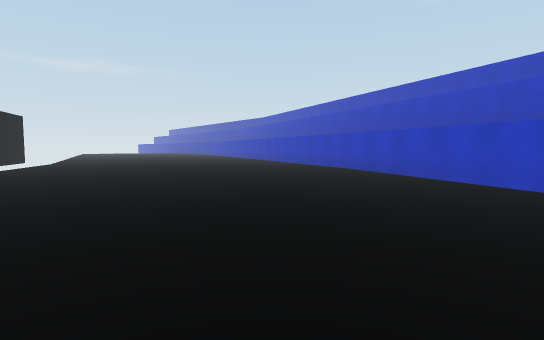
[1] (above)

17 first-person views from a walk through a scene from a Unity 3-D project. The camera is 1.2 m above the floor, tilts 4° down and sees 80° across. The floor is counted in squares, 2 m on a side. Each view is taken from the middle of a square. On the plan, view 1 faces up. The plan holds only what a view shows up to about 10 squares ahead; the rest is blank. The place goes on beyond the plan. The player is left out. Some animated figures are not drawn.

[2]
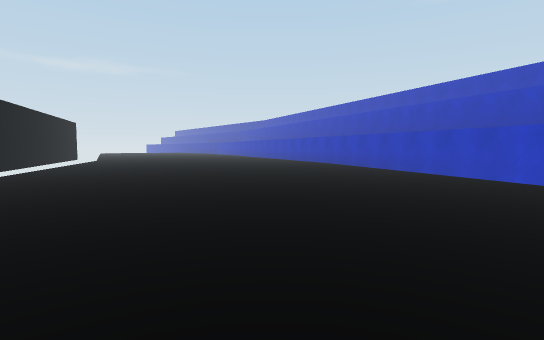

[3]
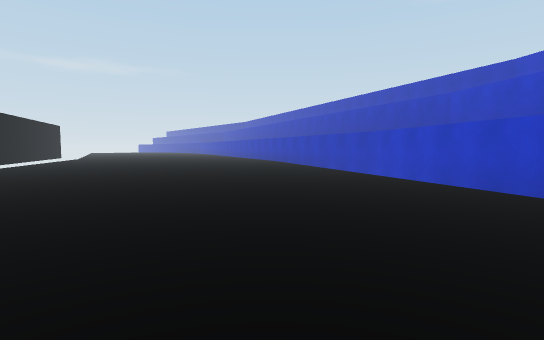

[4]
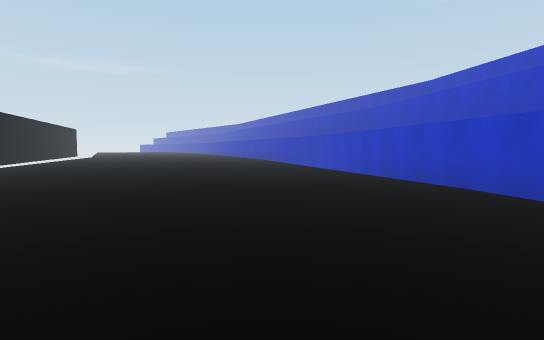

[5]
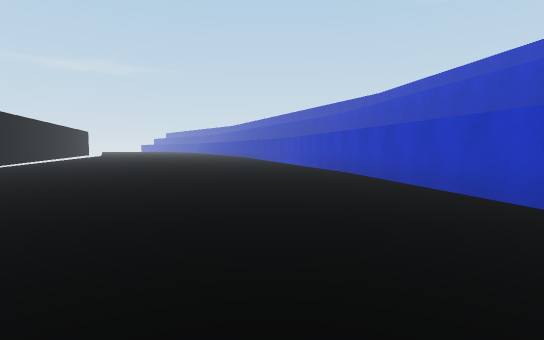

[6]
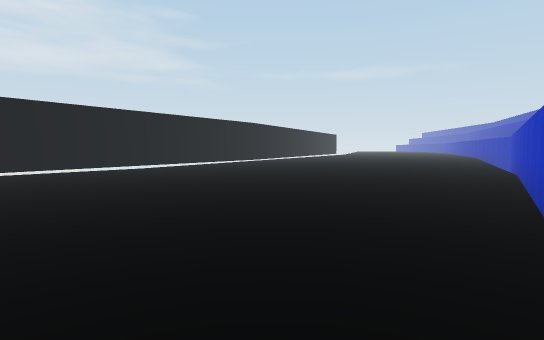

[7]
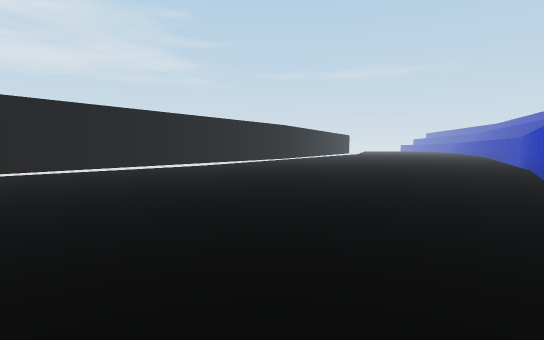

[8]
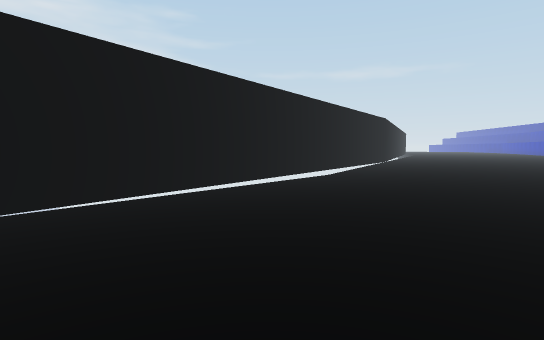

[9]
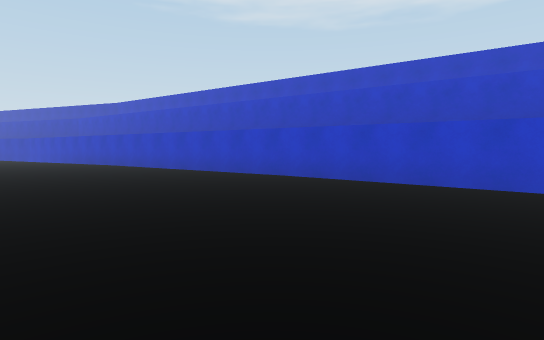

[10]
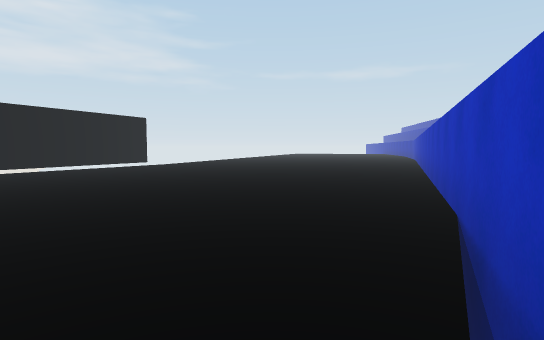

[11]
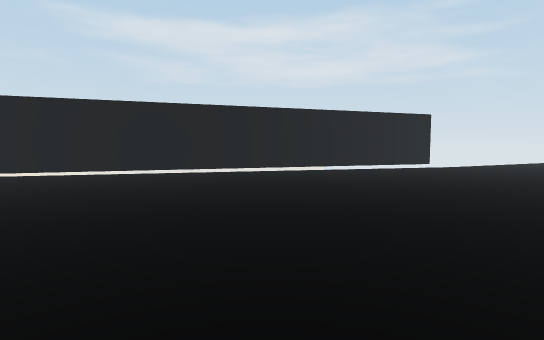

[12]
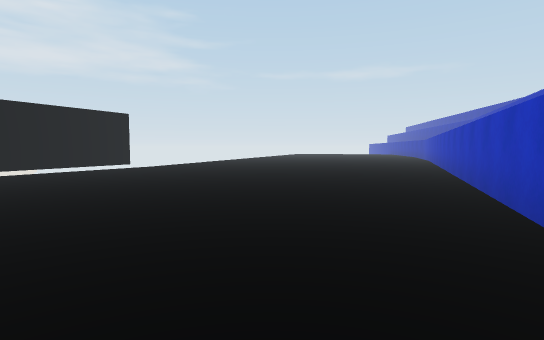

[13]
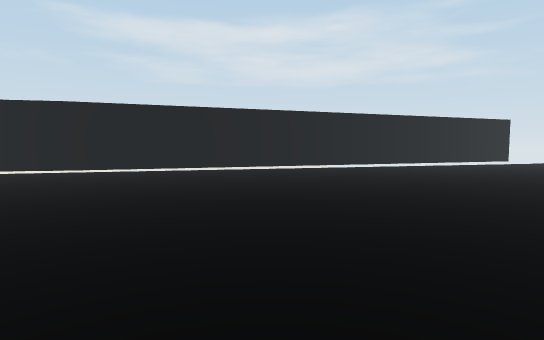

[14]
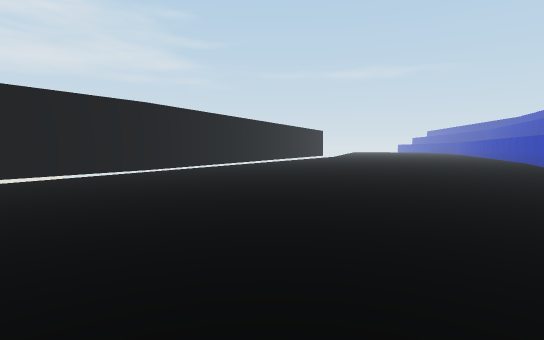

[15]
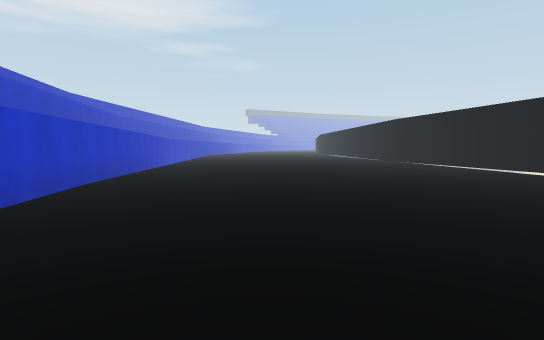

[16]
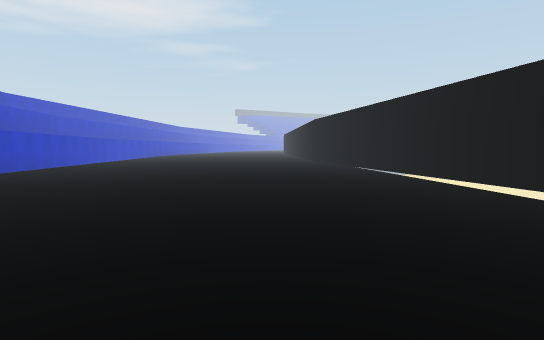

[17]
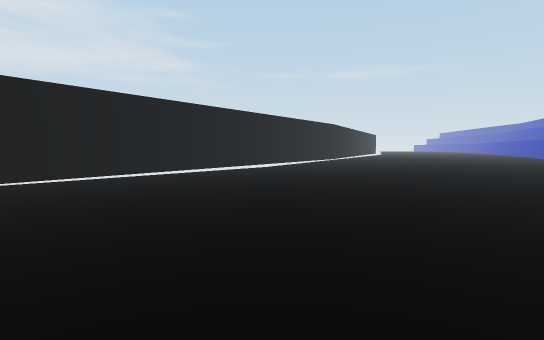

### Floor plan
Points are (right, up) in squares from view 1. A wall is a line through its corners. A room is listed if a view was taken in it or the views show most of it. See-through windows are left out.
Room 1 (views 1, 2, 3, 4, 5, 6, 7, 8, 9, 10, 11, 12, 13, 14, 15, 16, 17)
walls: (-3.5, -2.6) (-1, -15.1); (4.7, 3.1) (1.2, 11.5); (7.9, -15.1) (4.6, 3.2); (-8.4, 10.8) (-3.4, -2.8)
ways out: gap at (-8, 11)

Positions as (right, up) in squares from view 1, and headings:
1: (0, 0), facing up
2: (0, -3), facing up
3: (2, -5), facing up
4: (3, -8), facing up
5: (4, -11), facing up
6: (7, -12), facing up-left
7: (7, -14), facing up-left
8: (2, -14), facing up-left
9: (2, -15), facing up-right
10: (3, 6), facing up-left
11: (2, 6), facing left
12: (2, 7), facing up-left
13: (4, 2), facing left
14: (4, -6), facing up-left
15: (4, -5), facing down
16: (1, -5), facing down
17: (5, -15), facing up-left
